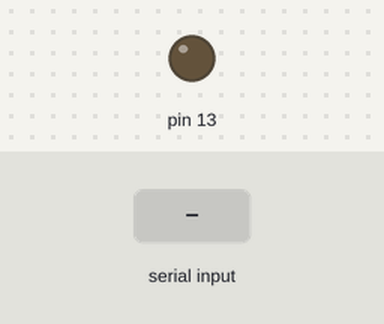
Recording of a sketch running on a simulated Arduino Uno, built with avr-gcc and run on an emulated ATmega328P. Shown: output pins drawn as LEDs (lit = HIGH). The inputs (shaded band) are chosen by the test bench.

Above: at 1.2 s.
1.3 s: "1\n" received over Serial
At 1.7 s:
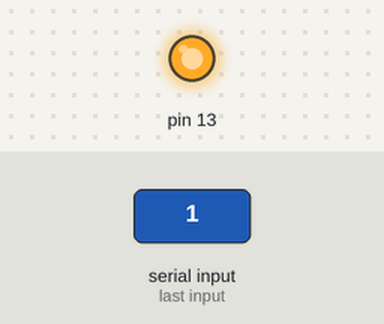
2.8 s: "0\n" received over Serial
At 4.0 s:
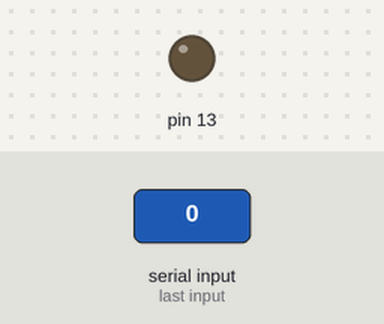
Timing chart, 0 to 5.8 s (numbered marks = the images above; inputs shaded):
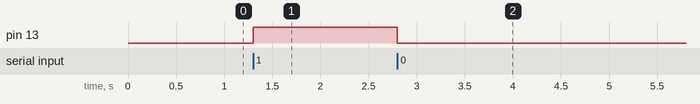

The sketch:

TechnicalExperiment_SensorLocation.ino
```cpp
void setup() {
  // put your setup code here, to run once:
Serial.begin(115200);
pinMode(13, OUTPUT);
}

void loop() {
  // put your main code here, to run repeatedly:
if(Serial.available() > 0) {
  String value1 = Serial.readStringUntil('\n');
  if(value1 == "1"){
    digitalWrite(13,HIGH);
  }
  if(value1 == "0") {
    digitalWrite(13, LOW);
  }
}
}
```

Measured:
- after the input at 1.3 s, pin 13: LOW → HIGH at once
- after the input at 2.8 s, pin 13: HIGH → LOW at once
